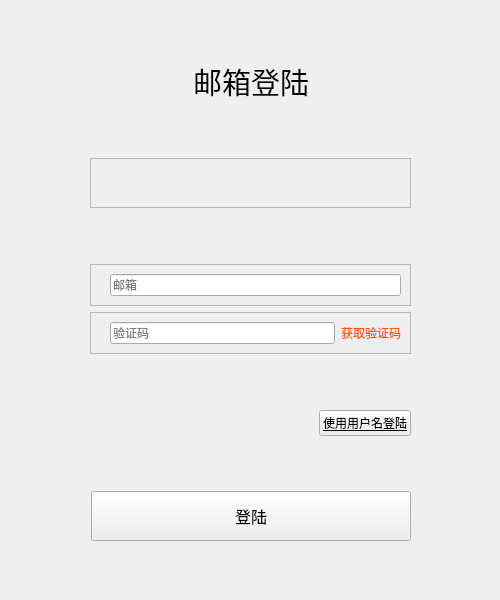
                 <widget class="QWidget" name="emailPage">
                  <widget class="QWidget" name="layoutWidget_2">
                   <property name="geometry">
                    <rect>
                     <x>10</x>
                     <y>10</y>
                     <width>481</width>
                     <height>581</height>
                    </rect>
                   </property>
                   <layout class="QVBoxLayout" name="verticalLayout_4">
                    <item>
                     <spacer name="verticalSpacer_19">
                      <property name="orientation">
                       <enum>Qt::Vertical</enum>
                      </property>
                      <property name="sizeHint" stdset="0">
                       <size>
                        <width>20</width>
                        <height>13</height>
                       </size>
                      </property>
                     </spacer>
                    </item>
                    <item>
                     <layout class="QHBoxLayout" name="horizontalLayout_28">
                      <item>
                       <spacer name="horizontalSpacer_55">
                        <property name="orientation">
                         <enum>Qt::Horizontal</enum>
                        </property>
                        <property name="sizeHint" stdset="0">
                         <size>
                          <width>40</width>
                          <height>20</height>
                         </size>
                        </property>
                       </spacer>
                      </item>
                      <item>
                       <widget class="QLabel" name="label_email">
                        <property name="font">
                         <font>
                          <family>Arial</family>
                          <pointsize>22</pointsize>
                         </font>
                        </property>
                        <property name="text">
                         <string>邮箱登陆</string>
                        </property>
                       </widget>
                      </item>
                      <item>
                       <spacer name="horizontalSpacer_56">
                        <property name="orientation">
                         <enum>Qt::Horizontal</enum>
                        </property>
                        <property name="sizeHint" stdset="0">
                         <size>
                          <width>40</width>
                          <height>20</height>
                         </size>
                        </property>
                       </spacer>
                      </item>
                     </layout>
                    </item>
                    <item>
                     <spacer name="verticalSpacer_20">
                      <property name="orientation">
                       <enum>Qt::Vertical</enum>
                      </property>
                      <property name="sizeHint" stdset="0">
                       <size>
                        <width>20</width>
                        <height>40</height>
                       </size>
                      </property>
                     </spacer>
                    </item>
                    <item>
                     <layout class="QHBoxLayout" name="horizontalLayout_29">
                      <item>
                       <spacer name="horizontalSpacer_57">
                        <property name="orientation">
                         <enum>Qt::Horizontal</enum>
                        </property>
                        <property name="sizeType">
                         <enum>QSizePolicy::Fixed</enum>
                        </property>
                        <property name="sizeHint" stdset="0">
                         <size>
                          <width>80</width>
                          <height>20</height>
                         </size>
                        </property>
                       </spacer>
                      </item>
                      <item>
                       <widget class="QFrame" name="frame_err_3">
                        <property name="styleSheet">
                         <string notr="true">#frame_user_name::!hover{

      border: 1px solid #c7c7c7;
      border-radius: 2px;
	  margin-top: 0ex

}
#frame_user_name::hover{
      border: 1px solid #58a6ee;
      border-radius: 2px;
	  margin-top: 0ex
}</string>
                        </property>
                        <property name="frameShape">
                         <enum>QFrame::StyledPanel</enum>
                        </property>
                        <property name="frameShadow">
                         <enum>QFrame::Raised</enum>
                        </property>
                        <layout class="QGridLayout" name="gridLayout_13">
                         <item row="1" column="0">
                          <layout class="QHBoxLayout" name="horizontalLayout_30">
                           <item>
                            <spacer name="horizontalSpacer_58">
                             <property name="orientation">
                              <enum>Qt::Horizontal</enum>
                             </property>
                             <property name="sizeType">
                              <enum>QSizePolicy::Fixed</enum>
                             </property>
                             <property name="sizeHint" stdset="0">
                              <size>
                               <width>10</width>
                               <height>20</height>
                              </size>
                             </property>
                            </spacer>
                           </item>
                           <item>
                            <widget class="QLabel" name="err_logo_3">
                             <property name="sizePolicy">
                              <sizepolicy hsizetype="Fixed" vsizetype="Fixed">
                               <horstretch>0</horstretch>
                               <verstretch>0</verstretch>
                              </sizepolicy>
                             </property>
                             <property name="minimumSize">
                              <size>
                               <width>30</width>
                               <height>30</height>
                              </size>
                             </property>
                             <property name="maximumSize">
                              <size>
                               <width>30</width>
                               <height>30</height>
                              </size>
                             </property>
                             <property name="text">
                              <string/>
                             </property>
                             <property name="pixmap">
                              <pixmap resource="pic.qrc">:/res/pic/icon_error_tip.png</pixmap>
                             </property>
                             <property name="scaledContents">
                              <bool>true</bool>
                             </property>
                            </widget>
                           </item>
                           <item>
                            <widget class="QLabel" name="err_msg_3">
                             <property name="styleSheet">
                              <string notr="true">color: rgb(255, 0, 0);
font: 12pt &quot;黑体&quot;;</string>
                             </property>
                             <property name="text">
                              <string/>
                             </property>
                            </widget>
                           </item>
                          </layout>
                         </item>
                        </layout>
                       </widget>
                      </item>
                      <item>
                       <spacer name="horizontalSpacer_59">
                        <property name="orientation">
                         <enum>Qt::Horizontal</enum>
                        </property>
                        <property name="sizeType">
                         <enum>QSizePolicy::Fixed</enum>
                        </property>
                        <property name="sizeHint" stdset="0">
                         <size>
                          <width>80</width>
                          <height>20</height>
                         </size>
                        </property>
                       </spacer>
                      </item>
                     </layout>
                    </item>
                    <item>
                     <spacer name="verticalSpacer_21">
                      <property name="orientation">
                       <enum>Qt::Vertical</enum>
                      </property>
                      <property name="sizeHint" stdset="0">
                       <size>
                        <width>20</width>
                        <height>40</height>
                       </size>
                      </property>
                     </spacer>
                    </item>
                    <item>
                     <layout class="QHBoxLayout" name="horizontalLayout_35">
                      <item>
                       <spacer name="horizontalSpacer_66">
                        <property name="orientation">
                         <enum>Qt::Horizontal</enum>
                        </property>
                        <property name="sizeType">
                         <enum>QSizePolicy::Fixed</enum>
                        </property>
                        <property name="sizeHint" stdset="0">
                         <size>
                          <width>80</width>
                          <height>20</height>
                         </size>
                        </property>
                       </spacer>
                      </item>
                      <item>
                       <widget class="QFrame" name="frame_email_2">
                        <property name="styleSheet">
                         <string notr="true">#frame_email::!hover{

      border: 1px solid #c7c7c7;
      border-radius: 2px;
	  margin-top: 0ex

}
#frame_email::hover{
      border: 1px solid #58a6ee;
      border-radius: 2px;
	  margin-top: 0ex
}

#frame_email{
    border: 1px solid #696969;
    border-radius: 5px;
}</string>
                        </property>
                        <property name="frameShape">
                         <enum>QFrame::StyledPanel</enum>
                        </property>
                        <property name="frameShadow">
                         <enum>QFrame::Raised</enum>
                        </property>
                        <layout class="QGridLayout" name="gridLayout_16">
                         <item row="1" column="0">
                          <layout class="QHBoxLayout" name="horizontalLayout_36">
                           <item>
                            <spacer name="horizontalSpacer_67">
                             <property name="orientation">
                              <enum>Qt::Horizontal</enum>
                             </property>
                             <property name="sizeType">
                              <enum>QSizePolicy::Fixed</enum>
                             </property>
                             <property name="sizeHint" stdset="0">
                              <size>
                               <width>10</width>
                               <height>20</height>
                              </size>
                             </property>
                            </spacer>
                           </item>
                           <item>
                            <widget class="QLineEdit" name="email_edit_2">
                             <property name="styleSheet">
                              <string notr="true">font: 14pt &quot;黑体&quot;;</string>
                             </property>
                             <property name="text">
                              <string/>
                             </property>
                             <property name="placeholderText">
                              <string>邮箱</string>
                             </property>
                             <property name="clearButtonEnabled">
                              <bool>true</bool>
                             </property>
                            </widget>
                           </item>
                          </layout>
                         </item>
                        </layout>
                       </widget>
                      </item>
                      <item>
                       <spacer name="horizontalSpacer_68">
                        <property name="orientation">
                         <enum>Qt::Horizontal</enum>
                        </property>
                        <property name="sizeType">
                         <enum>QSizePolicy::Fixed</enum>
                        </property>
                        <property name="sizeHint" stdset="0">
                         <size>
                          <width>80</width>
                          <height>20</height>
                         </size>
                        </property>
                       </spacer>
                      </item>
                     </layout>
                    </item>
                    <item>
                     <layout class="QHBoxLayout" name="horizontalLayout_37">
                      <item>
                       <spacer name="horizontalSpacer_69">
                        <property name="orientation">
                         <enum>Qt::Horizontal</enum>
                        </property>
                        <property name="sizeType">
                         <enum>QSizePolicy::Fixed</enum>
                        </property>
                        <property name="sizeHint" stdset="0">
                         <size>
                          <width>80</width>
                          <height>20</height>
                         </size>
                        </property>
                       </spacer>
                      </item>
                      <item>
                       <widget class="QFrame" name="frame_code_2">
                        <property name="styleSheet">
                         <string notr="true">#frame_code::!hover{

      border: 1px solid #c7c7c7;
      border-radius: 2px;
	  margin-top: 0ex

}
#frame_code::hover{
      border: 1px solid #58a6ee;
      border-radius: 2px;
	  margin-top: 0ex
}

#frame_code{
    border: 1px solid #696969;
    border-radius: 5px;
}</string>
                        </property>
                        <property name="frameShape">
                         <enum>QFrame::StyledPanel</enum>
                        </property>
                        <property name="frameShadow">
                         <enum>QFrame::Raised</enum>
                        </property>
                        <layout class="QGridLayout" name="gridLayout_17">
                         <item row="1" column="0">
                          <layout class="QHBoxLayout" name="horizontalLayout_38">
                           <item>
                            <spacer name="horizontalSpacer_70">
                             <property name="orientation">
                              <enum>Qt::Horizontal</enum>
                             </property>
                             <property name="sizeType">
                              <enum>QSizePolicy::Fixed</enum>
                             </property>
                             <property name="sizeHint" stdset="0">
                              <size>
                               <width>10</width>
                               <height>20</height>
                              </size>
                             </property>
                            </spacer>
                           </item>
                           <item>
                            <widget class="QLineEdit" name="code_edit_2">
                             <property name="styleSheet">
                              <string notr="true">font: 14pt &quot;黑体&quot;;</string>
                             </property>
                             <property name="placeholderText">
                              <string>验证码</string>
                             </property>
                            </widget>
                           </item>
                           <item>
                            <widget class="QPushButton" name="getcodeButton_2">
                             <property name="styleSheet">
                              <string notr="true">QPushButton {
     background-color: transparent;
     border: none;
	 color: rgb(255, 85, 0);
}</string>
                             </property>
                             <property name="text">
                              <string>获取验证码</string>
                             </property>
                            </widget>
                           </item>
                          </layout>
                         </item>
                        </layout>
                       </widget>
                      </item>
                      <item>
                       <spacer name="horizontalSpacer_71">
                        <property name="orientation">
                         <enum>Qt::Horizontal</enum>
                        </property>
                        <property name="sizeType">
                         <enum>QSizePolicy::Fixed</enum>
                        </property>
                        <property name="sizeHint" stdset="0">
                         <size>
                          <width>80</width>
                          <height>20</height>
                         </size>
                        </property>
                       </spacer>
                      </item>
                     </layout>
                    </item>
                    <item>
                     <spacer name="verticalSpacer_23">
                      <property name="orientation">
                       <enum>Qt::Vertical</enum>
                      </property>
                      <property name="sizeHint" stdset="0">
                       <size>
                        <width>20</width>
                        <height>40</height>
                       </size>
                      </property>
                     </spacer>
                    </item>
                    <item>
                     <layout class="QHBoxLayout" name="horizontalLayout_39">
                      <item>
                       <spacer name="horizontalSpacer_72">
                        <property name="orientation">
                         <enum>Qt::Horizontal</enum>
                        </property>
                        <property name="sizeHint" stdset="0">
                         <size>
                          <width>28</width>
                          <height>20</height>
                         </size>
                        </property>
                       </spacer>
                      </item>
                      <item>
                       <spacer name="horizontalSpacer_73">
                        <property name="orientation">
                         <enum>Qt::Horizontal</enum>
                        </property>
                        <property name="sizeHint" stdset="0">
                         <size>
                          <width>40</width>
                          <height>20</height>
                         </size>
                        </property>
                       </spacer>
                      </item>
                      <item>
                       <widget class="QPushButton" name="btn_username">
                        <property name="font">
                         <font>
                          <family>Arial</family>
                          <underline>true</underline>
                         </font>
                        </property>
                        <property name="text">
                         <string>使用用户名登陆</string>
                        </property>
                       </widget>
                      </item>
                      <item>
                       <spacer name="horizontalSpacer_74">
                        <property name="orientation">
                         <enum>Qt::Horizontal</enum>
                        </property>
                        <property name="sizeType">
                         <enum>QSizePolicy::Fixed</enum>
                        </property>
                        <property name="sizeHint" stdset="0">
                         <size>
                          <width>80</width>
                          <height>20</height>
                         </size>
                        </property>
                       </spacer>
                      </item>
                     </layout>
                    </item>
                    <item>
                     <spacer name="verticalSpacer_24">
                      <property name="orientation">
                       <enum>Qt::Vertical</enum>
                      </property>
                      <property name="sizeHint" stdset="0">
                       <size>
                        <width>20</width>
                        <height>13</height>
                       </size>
                      </property>
                     </spacer>
                    </item>
                    <item>
                     <layout class="QHBoxLayout" name="horizontalLayout_40">
                      <item>
                       <spacer name="horizontalSpacer_75">
                        <property name="orientation">
                         <enum>Qt::Horizontal</enum>
                        </property>
                        <property name="sizeHint" stdset="0">
                         <size>
                          <width>40</width>
                          <height>20</height>
                         </size>
                        </property>
                       </spacer>
                      </item>
                      <item>
                       <widget class="QPushButton" name="btn_email_login">
                        <property name="sizePolicy">
                         <sizepolicy hsizetype="Fixed" vsizetype="Fixed">
                          <horstretch>0</horstretch>
                          <verstretch>0</verstretch>
                         </sizepolicy>
                        </property>
                        <property name="minimumSize">
                         <size>
                          <width>320</width>
                          <height>50</height>
                         </size>
                        </property>
                        <property name="maximumSize">
                         <size>
                          <width>320</width>
                          <height>50</height>
                         </size>
                        </property>
                        <property name="font">
                         <font>
                          <family>Arial</family>
                          <pointsize>12</pointsize>
                         </font>
                        </property>
                        <property name="text">
                         <string>登陆</string>
                        </property>
                       </widget>
                      </item>
                      <item>
                       <spacer name="horizontalSpacer_76">
                        <property name="orientation">
                         <enum>Qt::Horizontal</enum>
                        </property>
                        <property name="sizeHint" stdset="0">
                         <size>
                          <width>40</width>
                          <height>20</height>
                         </size>
                        </property>
                       </spacer>
                      </item>
                     </layout>
                    </item>
                    <item>
                     <spacer name="verticalSpacer_25">
                      <property name="orientation">
                       <enum>Qt::Vertical</enum>
                      </property>
                      <property name="sizeHint" stdset="0">
                       <size>
                        <width>20</width>
                        <height>13</height>
                       </size>
                      </property>
                     </spacer>
                    </item>
                   </layout>
                  </widget>
                 </widget>
